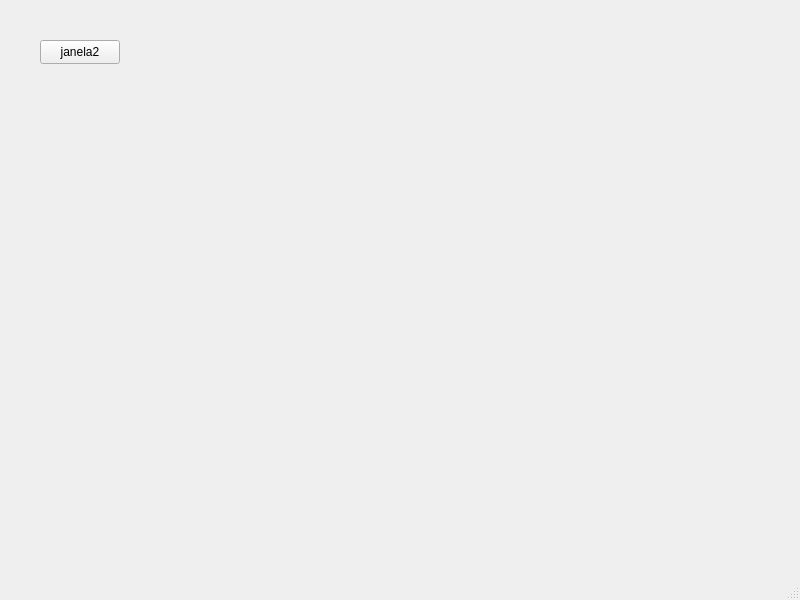
<?xml version="1.0" encoding="UTF-8"?>
<ui version="4.0">
 <class>MainWindow</class>
 <widget class="QMainWindow" name="MainWindow">
  <property name="geometry">
   <rect>
    <x>0</x>
    <y>0</y>
    <width>800</width>
    <height>600</height>
   </rect>
  </property>
  <property name="windowTitle">
   <string>MainWindow</string>
  </property>
  <widget class="QWidget" name="centralwidget">
   <widget class="QPushButton" name="pushButton">
    <property name="geometry">
     <rect>
      <x>40</x>
      <y>40</y>
      <width>80</width>
      <height>24</height>
     </rect>
    </property>
    <property name="text">
     <string>janela2</string>
    </property>
   </widget>
  </widget>
  <widget class="QMenuBar" name="menubar">
   <property name="geometry">
    <rect>
     <x>0</x>
     <y>0</y>
     <width>800</width>
     <height>25</height>
    </rect>
   </property>
  </widget>
  <widget class="QStatusBar" name="statusbar"/>
 </widget>
 <resources/>
 <connections/>
</ui>
